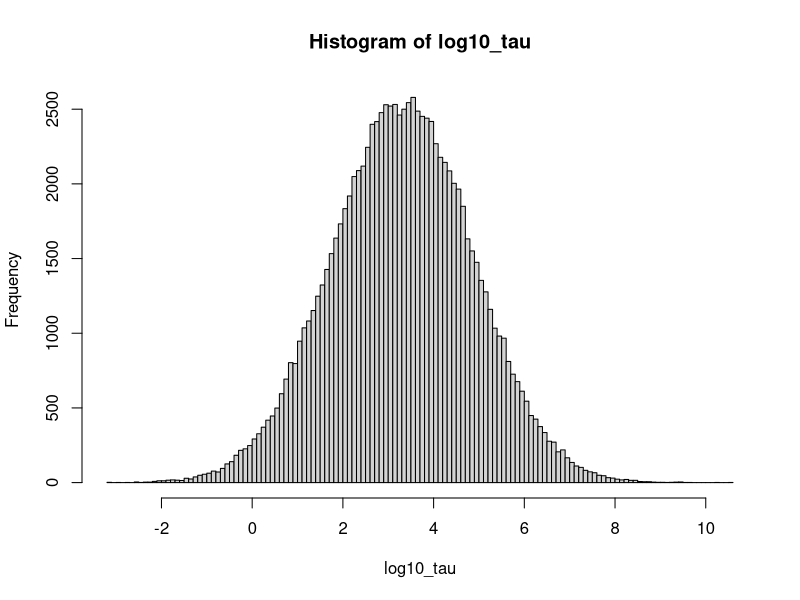

Write R code to recreate this figure.
n = 1E5
log10_sigma = rnorm(n, mean=-0.5, sd=0.5)
log10_beta  = rnorm(n, mean=-2, sd=0.6)
log10_tau = (log10_sigma - log10_beta + 0.5*log10(2))*2

hist(log10_tau, breaks=100)
